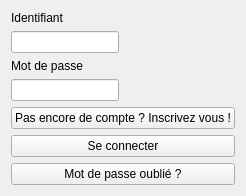
<?xml version="1.0" encoding="UTF-8"?>
<ui version="4.0">
 <class>LogIn</class>
 <widget class="QWidget" name="LogIn">
  <property name="geometry">
   <rect>
    <x>0</x>
    <y>0</y>
    <width>232</width>
    <height>195</height>
   </rect>
  </property>
  <property name="windowTitle">
   <string>Form</string>
  </property>
  <layout class="QGridLayout" name="gridLayout">
   <item row="0" column="0">
    <layout class="QFormLayout" name="formLayout">
     <item row="1" column="0">
      <widget class="QLineEdit" name="idLine"/>
     </item>
     <item row="3" column="0">
      <widget class="QLineEdit" name="pwdLine">
       <property name="echoMode">
        <enum>QLineEdit::Password</enum>
       </property>
      </widget>
     </item>
     <item row="4" column="0">
      <layout class="QVBoxLayout" name="verticalLayout">
       <item>
        <widget class="QPushButton" name="signin">
         <property name="text">
          <string>Pas encore de compte ? Inscrivez vous !</string>
         </property>
        </widget>
       </item>
       <item>
        <widget class="QPushButton" name="login">
         <property name="text">
          <string>Se connecter</string>
         </property>
         <property name="autoDefault">
          <bool>false</bool>
         </property>
        </widget>
       </item>
       <item>
        <widget class="QPushButton" name="pwdForgot">
         <property name="text">
          <string>Mot de passe oublié ?</string>
         </property>
        </widget>
       </item>
      </layout>
     </item>
     <item row="0" column="0" colspan="2">
      <widget class="QLabel" name="idLab">
       <property name="text">
        <string>Identifiant</string>
       </property>
      </widget>
     </item>
     <item row="2" column="0" colspan="2">
      <widget class="QLabel" name="pwdLab">
       <property name="text">
        <string>Mot de passe</string>
       </property>
      </widget>
     </item>
    </layout>
   </item>
  </layout>
 </widget>
 <resources/>
 <connections>
  <connection>
   <sender>pwdLine</sender>
   <signal>returnPressed()</signal>
   <receiver>login</receiver>
   <slot>click()</slot>
   <hints>
    <hint type="sourcelabel">
     <x>64</x>
     <y>84</y>
    </hint>
    <hint type="destinationlabel">
     <x>64</x>
     <y>116</y>
    </hint>
   </hints>
  </connection>
  <connection>
   <sender>idLine</sender>
   <signal>returnPressed()</signal>
   <receiver>login</receiver>
   <slot>click()</slot>
   <hints>
    <hint type="sourcelabel">
     <x>37</x>
     <y>38</y>
    </hint>
    <hint type="destinationlabel">
     <x>146</x>
     <y>119</y>
    </hint>
   </hints>
  </connection>
 </connections>
</ui>
